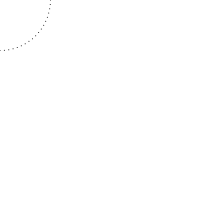
Frame 1 (no input)
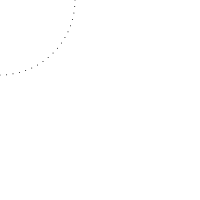
Frame 60 (no input)
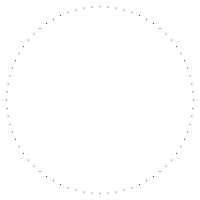
Frame 120 (the mouse pressed at the canvas centre since frame 60)

The p5.js sketch that drew these frames (run headless with seeded random() and noise() and a simulated clock; from frame 60 on, the mouse is pressed at the canvas centre):

// p5.js sketch
// ── sketch.js
/*
sincoslookup taken from http://wiki.processing.org/index.php/Sin/Cos_look-up_table
archived version http://web.archive.org/web/20130510100827/http://wiki.processing.org/w/Sin/Cos_look-up_table
*/

// declare arrays and params for storing sin/cos values 
let sinLUT;
let cosLUT;
// set table precision to 0.5 degrees
const SC_PRECISION = 0.5;
// caculate reciprocal for conversions
const SC_INV_PREC = 1 / SC_PRECISION;
// compute required table length
const SC_PERIOD = Math.floor(360 * SC_INV_PREC);

// init sin/cos tables with values
// should be called from setup()
function initSinCos() {
  sinLUT = [];
  cosLUT = [];
  for (let i = 0; i < SC_PERIOD; i++) {
    sinLUT[i] = Math.sin(i * DEG_TO_RAD * SC_PRECISION);
    cosLUT[i] = Math.cos(i * DEG_TO_RAD * SC_PRECISION);
  }
}

// circle radius used for example
let radius;

function setup() {
  createCanvas(200, 200);
  initSinCos(); // important call to initialize lookup tables
}

function draw() {
  background(255);
  // modulate the current radius
  radius = 50 + 50 * sinLUT[frameCount % SC_PERIOD];

  // draw a circle made of points (every 5 degrees)
  for (let i = 0; i < 360; i += 5) {
    // convert degrees into array index:
    // the modulo operator (%) ensures periodicity 
    let theta = int((i * SC_INV_PREC) % SC_PERIOD);
    // draw the circle around mouse pos
    point(
      mouseX + radius * cosLUT[theta],
      mouseY + radius * sinLUT[theta]
    );
  }
}
